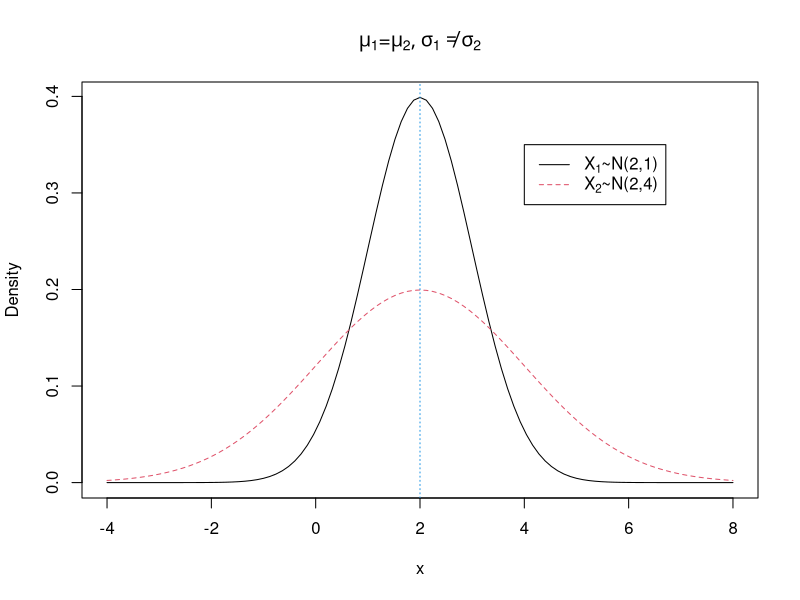
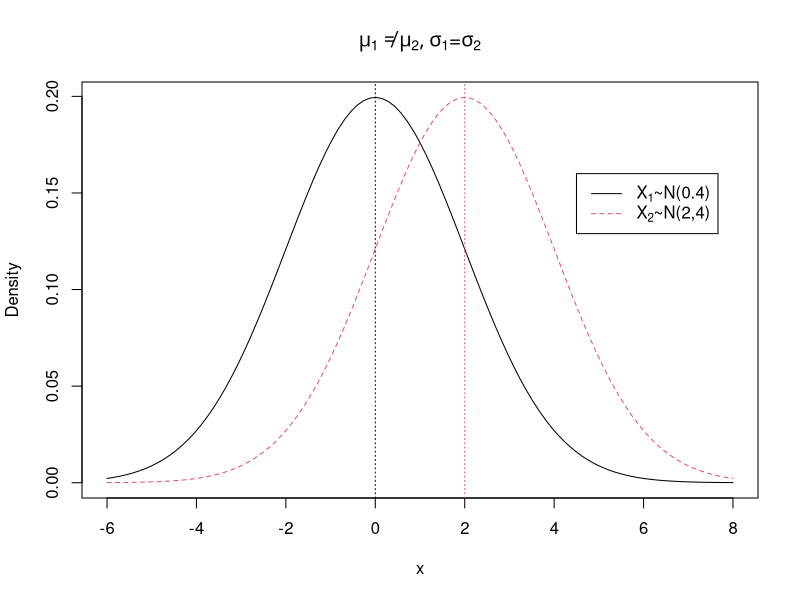

These charts were generated, in order, by the following R code:
op <- par(no.readonly=TRUE)
par(mfrow=c(1,1))

mu1 <- mu2 <- 2
sigma1 <- 1; sigma2 <- 2

f1 <- function(x)
  dnorm(x,mean=mu1,sd=sigma1)

f2 <- function(x)
  dnorm(x,mean=mu2,sd=sigma2)

curve(f1,xlim=c(mu2-3*sigma2,mu2+3*sigma2),ylab="Density",main=expression(list(mu[1]*"="*mu[2],sigma[1]!=sigma[2])))

curve(f2,add=T,col=2,lty=2)
abline(v=mu1,col=4,lty=3,lwd=1)
legend(4,0.35,legend=c(expression(X[1]*"~N(2,1)"),expression(X[2]*"~N(2,4)")),lty=1:2,col=1:2)

X1~N(0,2^2); X2~N(2,2^2)
mu1 <- 0; mu2 <- 2
sigma1 <- sigma2 <- 2

curve(f1,xlim=c(mu1-3*sigma2, mu2+3*sigma2),ylab="Density",main=expression(list(mu[1]!=mu[2],sigma[1]*"="*sigma[2])))
curve(f2,add=T,col=2,lty=2)

abline(v=mu1,col=1,lty=3,lwd=1)
abline(v=mu2,col=2,lty=3,lwd=1)
legend(4.5,0.16,legend=c(expression(X[1]*"~N(0.4)"),expression(X[2]*"~N(2,4)")),lty=1:2,col=1:2)

par(op)